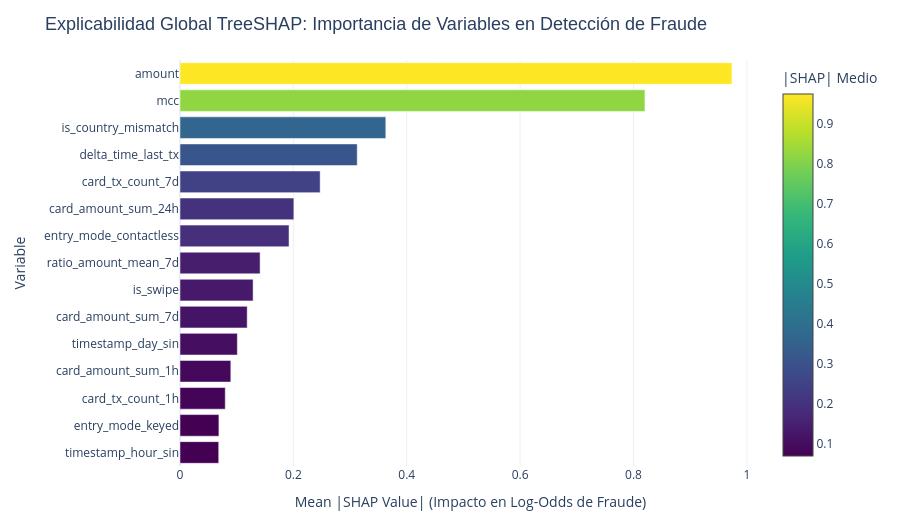

This figure's notebook cell:
### Markdown cell above
### 7.1. Gráfico Interactivo Plotly: Importancia Global de Variables (|SHAP| Medio)

### Code cell
fig_shap_summary = plot_shap_summary_plotly(
    shap_values=shap_values,
    feature_names=feature_names,
    top_n=15,
    title="Explicabilidad Global TreeSHAP: Importancia de Variables en Detección de Fraude",
)
save_figure_html(
    fig_shap_summary, "../presentation/figures/14_shap_summary_global.html"
)
fig_shap_summary.show()

### Figure 1 — Plotly figure (JSON) as saved in the notebook; plotly's stock layout.template omitted (floating-point values rounded to 4 significant figures)
{"data": [{"hovertemplate": "<b>%{y}</b><br>Impacto Medio: %{x:.4f}<extra></extra>", "marker": {"color": [0.06831, 0.06865, 0.07985, 0.08967, 0.1012, 0.1186, 0.129, 0.1413, 0.1924, 0.2009, 0.2473, 0.3126, 0.3631, 0.8202, 0.9737], "colorbar": {"title": {"text": "|SHAP| Medio"}}, "colorscale": [[0, "#440154"], [0.1111, "#482878"], [0.2222, "#3e4989"], [0.3333, "#31688e"], [0.4444, "#26828e"], [0.5556, "#1f9e89"], [0.6667, "#35b779"], [0.7778, "#6ece58"], [0.8889, "#b5de2b"], [1, "#fde725"]]}, "orientation": "h", "type": "bar", "x": [0.06831, 0.06865, 0.07985, 0.08967, 0.1012, 0.1186, 0.129, 0.1413, 0.1924, 0.2009, 0.2473, 0.3126, 0.3631, 0.8202, 0.9737], "y": ["timestamp_hour_sin", "entry_mode_keyed", "card_tx_count_1h", "card_amount_sum_1h", "timestamp_day_sin", "card_amount_sum_7d", "is_swipe", "ratio_amount_mean_7d", "entry_mode_contactless", "card_amount_sum_24h", "card_tx_count_7d", "delta_time_last_tx", "is_country_mismatch", "mcc", "amount"]}], "layout": {"height": 520, "margin": {"b": 50, "l": 180, "r": 40, "t": 60}, "title": {"font": {"family": "Arial", "size": 18}, "text": "Explicabilidad Global TreeSHAP: Importancia de Variables en Detección de Fraude"}, "xaxis": {"showgrid": true, "title": {"text": "Mean |SHAP Value| (Impacto en Log-Odds de Fraude)"}}, "yaxis": {"title": {"text": "Variable"}}}}
